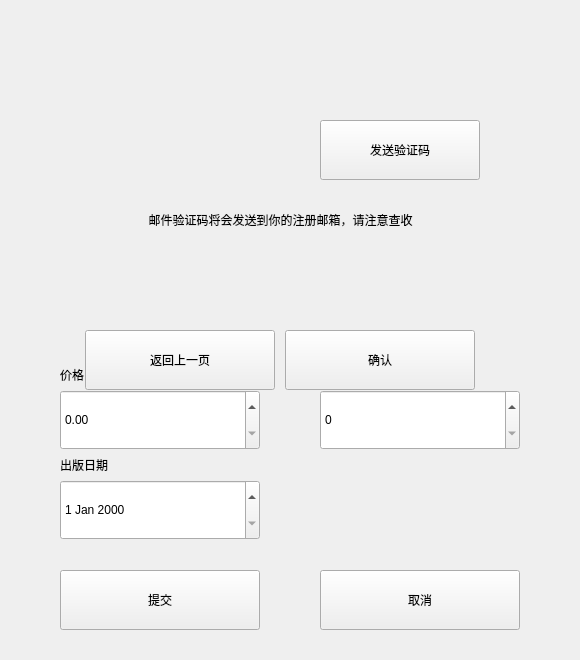
<?xml version="1.0" encoding="UTF-8"?>
<ui version="4.0">
 <class>insertInfo</class>
 <widget class="QWidget" name="insertInfo">
  <property name="geometry">
   <rect>
    <x>0</x>
    <y>0</y>
    <width>580</width>
    <height>660</height>
   </rect>
  </property>
  <property name="minimumSize">
   <size>
    <width>580</width>
    <height>450</height>
   </size>
  </property>
  <property name="maximumSize">
   <size>
    <width>580</width>
    <height>660</height>
   </size>
  </property>
  <property name="windowTitle">
   <string>Form</string>
  </property>
  <property name="styleSheet">
   <string notr="true">font: 75 12pt &quot;微软雅黑&quot;;</string>
  </property>
  <widget class="QWidget" name="iw" native="true">
   <property name="geometry">
    <rect>
     <x>0</x>
     <y>0</y>
     <width>580</width>
     <height>660</height>
    </rect>
   </property>
   <widget class="LabeledEdit" name="w22" native="true">
    <property name="geometry">
     <rect>
      <x>320</x>
      <y>120</y>
      <width>200</width>
      <height>60</height>
     </rect>
    </property>
   </widget>
   <widget class="InteractiveButtonBase" name="cancelButton">
    <property name="geometry">
     <rect>
      <x>320</x>
      <y>570</y>
      <width>200</width>
      <height>60</height>
     </rect>
    </property>
    <property name="text">
     <string>取消</string>
    </property>
   </widget>
   <widget class="LabeledEdit" name="w42" native="true">
    <property name="geometry">
     <rect>
      <x>320</x>
      <y>300</y>
      <width>200</width>
      <height>60</height>
     </rect>
    </property>
   </widget>
   <widget class="QSpinBox" name="spinBox">
    <property name="geometry">
     <rect>
      <x>320</x>
      <y>390</y>
      <width>200</width>
      <height>60</height>
     </rect>
    </property>
   </widget>
   <widget class="QDateEdit" name="dateEdit">
    <property name="geometry">
     <rect>
      <x>60</x>
      <y>480</y>
      <width>200</width>
      <height>60</height>
     </rect>
    </property>
   </widget>
   <widget class="LabeledEdit" name="w31" native="true">
    <property name="geometry">
     <rect>
      <x>60</x>
      <y>210</y>
      <width>200</width>
      <height>60</height>
     </rect>
    </property>
   </widget>
   <widget class="QLabel" name="number">
    <property name="geometry">
     <rect>
      <x>320</x>
      <y>360</y>
      <width>200</width>
      <height>30</height>
     </rect>
    </property>
    <property name="text">
     <string>馆藏数量</string>
    </property>
   </widget>
   <widget class="LabeledEdit" name="w11" native="true">
    <property name="geometry">
     <rect>
      <x>60</x>
      <y>30</y>
      <width>200</width>
      <height>60</height>
     </rect>
    </property>
   </widget>
   <widget class="LabeledEdit" name="w12" native="true">
    <property name="geometry">
     <rect>
      <x>320</x>
      <y>30</y>
      <width>200</width>
      <height>60</height>
     </rect>
    </property>
   </widget>
   <widget class="QDoubleSpinBox" name="doubleSpinBox">
    <property name="geometry">
     <rect>
      <x>60</x>
      <y>390</y>
      <width>200</width>
      <height>60</height>
     </rect>
    </property>
   </widget>
   <widget class="InteractiveButtonBase" name="summitButton">
    <property name="geometry">
     <rect>
      <x>60</x>
      <y>570</y>
      <width>200</width>
      <height>60</height>
     </rect>
    </property>
    <property name="text">
     <string>提交</string>
    </property>
   </widget>
   <widget class="LabeledEdit" name="w21" native="true">
    <property name="geometry">
     <rect>
      <x>60</x>
      <y>120</y>
      <width>200</width>
      <height>60</height>
     </rect>
    </property>
   </widget>
   <widget class="LabeledEdit" name="w32" native="true">
    <property name="geometry">
     <rect>
      <x>320</x>
      <y>210</y>
      <width>200</width>
      <height>60</height>
     </rect>
    </property>
   </widget>
   <widget class="QLabel" name="pdate">
    <property name="geometry">
     <rect>
      <x>60</x>
      <y>450</y>
      <width>200</width>
      <height>30</height>
     </rect>
    </property>
    <property name="text">
     <string>出版日期</string>
    </property>
   </widget>
   <widget class="LabeledEdit" name="w41" native="true">
    <property name="geometry">
     <rect>
      <x>60</x>
      <y>300</y>
      <width>200</width>
      <height>60</height>
     </rect>
    </property>
   </widget>
   <widget class="QLabel" name="price">
    <property name="geometry">
     <rect>
      <x>60</x>
      <y>360</y>
      <width>200</width>
      <height>30</height>
     </rect>
    </property>
    <property name="text">
     <string>价格</string>
    </property>
   </widget>
  </widget>
  <widget class="QWidget" name="sendEmailWidget" native="true">
   <property name="geometry">
    <rect>
     <x>0</x>
     <y>0</y>
     <width>580</width>
     <height>660</height>
    </rect>
   </property>
   <widget class="LabeledEdit" name="emailCodeInput" native="true">
    <property name="geometry">
     <rect>
      <x>80</x>
      <y>260</y>
      <width>400</width>
      <height>60</height>
     </rect>
    </property>
   </widget>
   <widget class="LabeledEdit" name="captchaLabelInput" native="true">
    <property name="geometry">
     <rect>
      <x>80</x>
      <y>120</y>
      <width>240</width>
      <height>60</height>
     </rect>
    </property>
   </widget>
   <widget class="InteractiveButtonBase" name="confirmButton">
    <property name="geometry">
     <rect>
      <x>285</x>
      <y>330</y>
      <width>190</width>
      <height>60</height>
     </rect>
    </property>
    <property name="text">
     <string>确认</string>
    </property>
   </widget>
   <widget class="InteractiveButtonBase" name="sendButton">
    <property name="geometry">
     <rect>
      <x>320</x>
      <y>120</y>
      <width>160</width>
      <height>60</height>
     </rect>
    </property>
    <property name="text">
     <string>发送验证码</string>
    </property>
   </widget>
   <widget class="InteractiveButtonBase" name="cancelButton_2">
    <property name="geometry">
     <rect>
      <x>85</x>
      <y>330</y>
      <width>190</width>
      <height>60</height>
     </rect>
    </property>
    <property name="text">
     <string>返回上一页</string>
    </property>
   </widget>
   <widget class="CaptchaBox" name="captchaLabel" native="true">
    <property name="geometry">
     <rect>
      <x>80</x>
      <y>10</y>
      <width>400</width>
      <height>100</height>
     </rect>
    </property>
   </widget>
   <widget class="QLabel" name="label">
    <property name="geometry">
     <rect>
      <x>60</x>
      <y>190</y>
      <width>441</width>
      <height>60</height>
     </rect>
    </property>
    <property name="text">
     <string>邮件验证码将会发送到你的注册邮箱，请注意查收</string>
    </property>
    <property name="alignment">
     <set>Qt::AlignCenter</set>
    </property>
   </widget>
  </widget>
 </widget>
 <customwidgets>
  <customwidget>
   <class>InteractiveButtonBase</class>
   <extends>QPushButton</extends>
   <header location="global">interactive_buttons/interactivebuttonbase.h</header>
  </customwidget>
  <customwidget>
   <class>LabeledEdit</class>
   <extends>QWidget</extends>
   <header location="global">labeled_edit/labelededit.h</header>
   <container>1</container>
  </customwidget>
  <customwidget>
   <class>CaptchaBox</class>
   <extends>QWidget</extends>
   <header location="global">captchabox/captchabox.h</header>
   <container>1</container>
  </customwidget>
 </customwidgets>
 <tabstops>
  <tabstop>doubleSpinBox</tabstop>
  <tabstop>spinBox</tabstop>
  <tabstop>dateEdit</tabstop>
  <tabstop>summitButton</tabstop>
  <tabstop>sendButton</tabstop>
  <tabstop>confirmButton</tabstop>
  <tabstop>cancelButton</tabstop>
  <tabstop>cancelButton_2</tabstop>
 </tabstops>
 <resources/>
 <connections/>
</ui>
